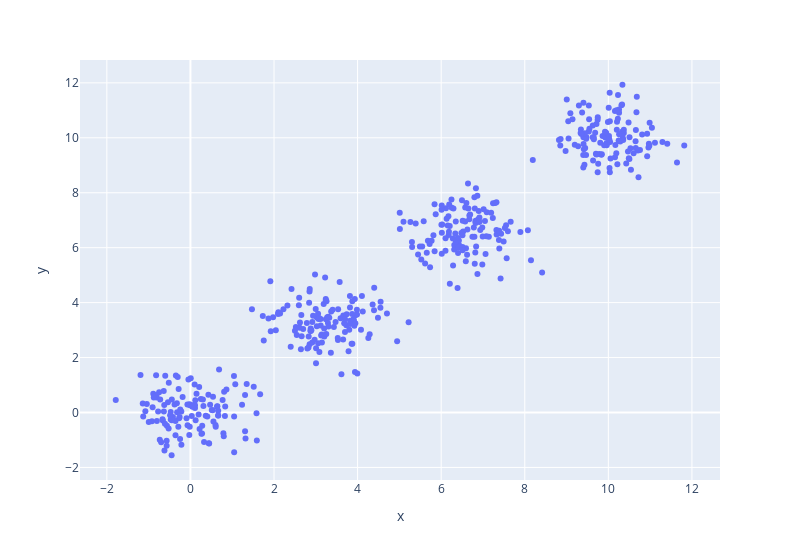

Write notebook code for a chart like this one.
### Code cell
fig = px.scatter(x=X[:, 0], y=X[:, 1])
fig.update_layout(width=800)
fig.show()

### Figure 1 — Plotly figure (JSON) as saved in the notebook; plotly's stock layout.template omitted (floating-point values rounded to 4 significant figures; data arrays with more than 128 entries replaced by an {"elided": "..."} marker saying what was removed)
{"data": [{"hovertemplate": "x=%{x}<br>y=%{y}<extra></extra>", "legendgroup": "", "marker": {"color": "#636efa", "symbol": "circle"}, "mode": "markers", "name": "", "showlegend": false, "type": "scatter", "x": {"elided": "500 float values"}, "xaxis": "x", "y": {"elided": "500 float values"}, "yaxis": "y"}], "layout": {"legend": {"tracegroupgap": 0}, "margin": {"t": 60}, "width": 800, "xaxis": {"anchor": "y", "domain": [0, 1], "title": {"text": "x"}}, "yaxis": {"anchor": "x", "domain": [0, 1], "title": {"text": "y"}}}}
